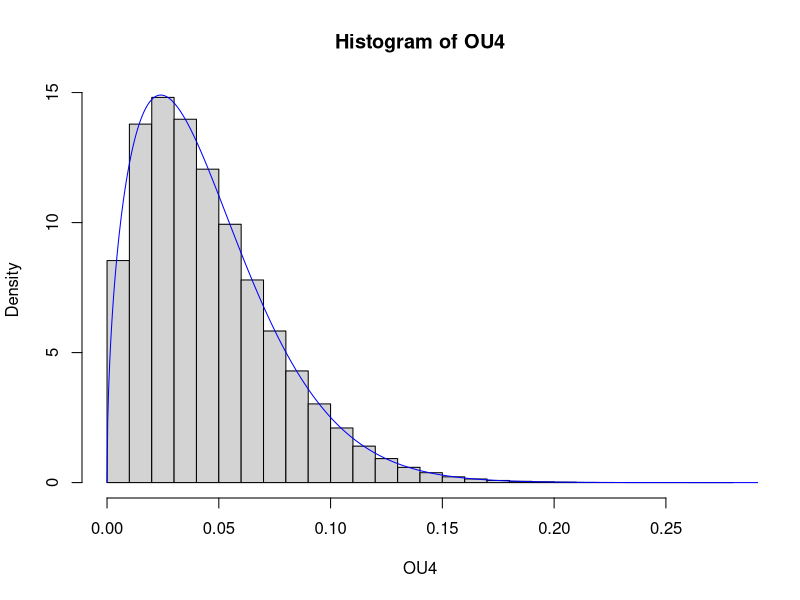

Source code (R):
k<-1.5
lambda<-0.05


f<-function(x){
  sqrt((x^2)*dweibull(x,k,lambda))
}
xmode<-lambda*(((k-1)/k)^(1/k))
ru<-sqrt(dweibull(xmode,k,lambda))
rv<-optimize(f,interval=c(0, 1),maximum=TRUE)


rouweibull<-function(n) {
  u<-runif(n,0,ru)
  v<-runif(n,0,rv$objective)
  y<-v/u
  index<-u<=sqrt(dweibull(y,k,lambda))
  out<-y[index]
  out
}

system.time(rouweibull(100000))


OU1<-rouweibull(1000)
OU2<-rouweibull(10000)
OU3<-rouweibull(100000)
OU4<-rouweibull(1000000)

#Graphical summary
hist(OU4,freq=F)
s<-seq(0,0.3,length=1000)
lines(s,dweibull(s,k,lambda),col="blue",ylim=c(0,15))

#Numerical summary
meanOU1<-mean(OU1)
varOU1<-var(OU1)
meant<-lambda*gamma(1+1/k)
vart<-(lambda^2)*(gamma(1+2/k)-(gamma(1+1/k))^2)
